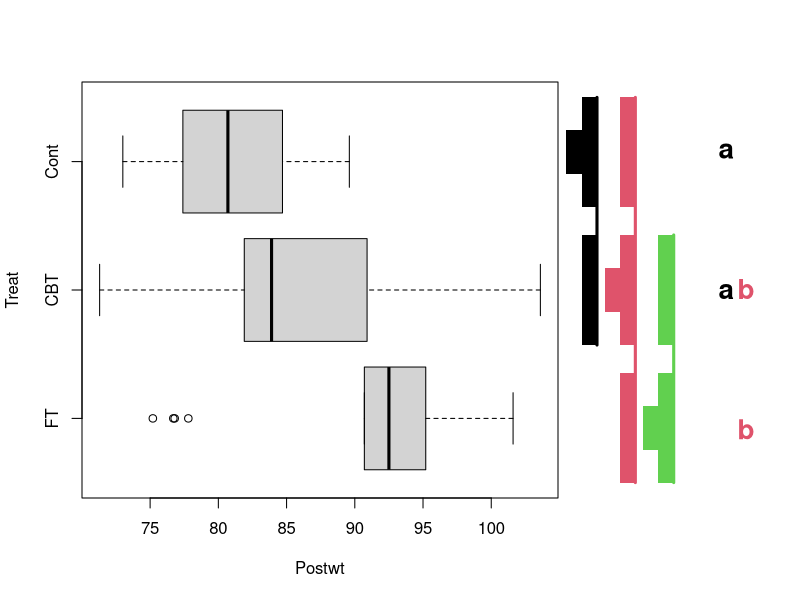
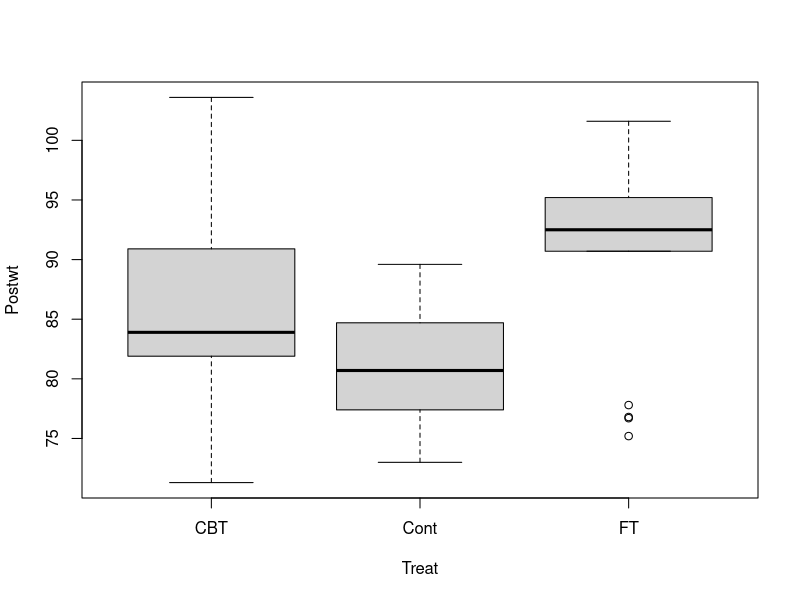

The R script that drew these images, in order: (Note: this script raises an error after producing the figures.)
library(multcompView)

Sepal.Length.fm <- aov(Sepal.Length~Species, data=iris)
Sepal.Length.Letters <- data.frame("Letters"=multcompLetters(extract_p(TukeyHSD(Sepal.Length.fm)$"Species"))$"Letters")

Sepal.Width.fm <- aov(Sepal.Width~Species, data=iris)
Sepal.Width.Letters <- data.frame("Letters"=multcompLetters(extract_p(TukeyHSD(Sepal.Width.fm)$"Species"))$"Letters")

Petal.Length.fm <- aov(Petal.Length~Species, data=iris)
Petal.Length.Letters <- data.frame("Letters"=multcompLetters(extract_p(TukeyHSD(Petal.Length.fm)$"Species"))$"Letters")

Petal.Width.fm <- aov(Petal.Width~Species, data=iris)
Petal.Width.Letters <- data.frame("Letters"=multcompLetters(extract_p(TukeyHSD(Petal.Width.fm)$"Species"))$"Letters")

Letters <- cbind(Sepal.Length.Letters, Sepal.Width.Letters, Petal.Length.Letters, Petal.Width.Letters)

Letters

dif3 <- c(FALSE, FALSE, TRUE)
names(dif3) <- c("a-b", "a-c", "b-c")
multcompTs(dif3)
multcompLetters(dif3)

library(MASS)
multcompBoxplot(Postwt~Treat, data=anorexia)
boxplot(Postwt~Treat, data=anorexia)

multcompTs()
